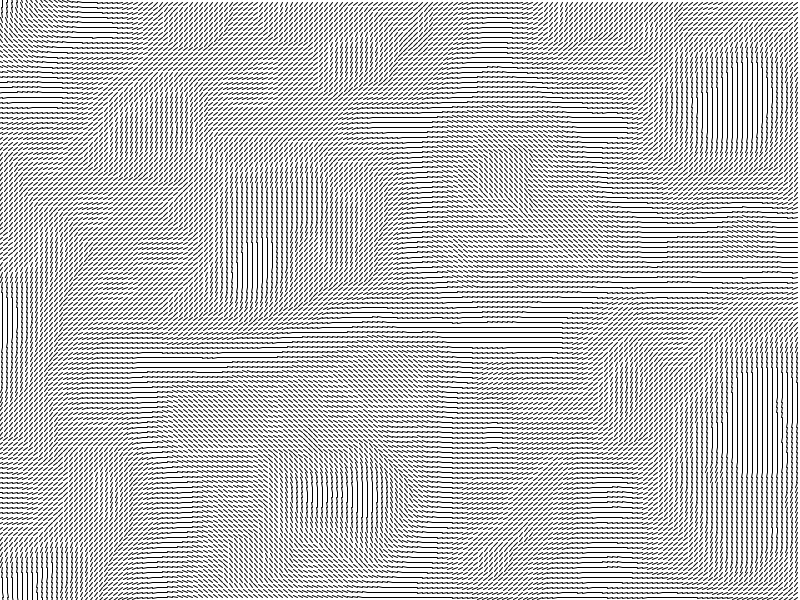
Frame 1 (no input)
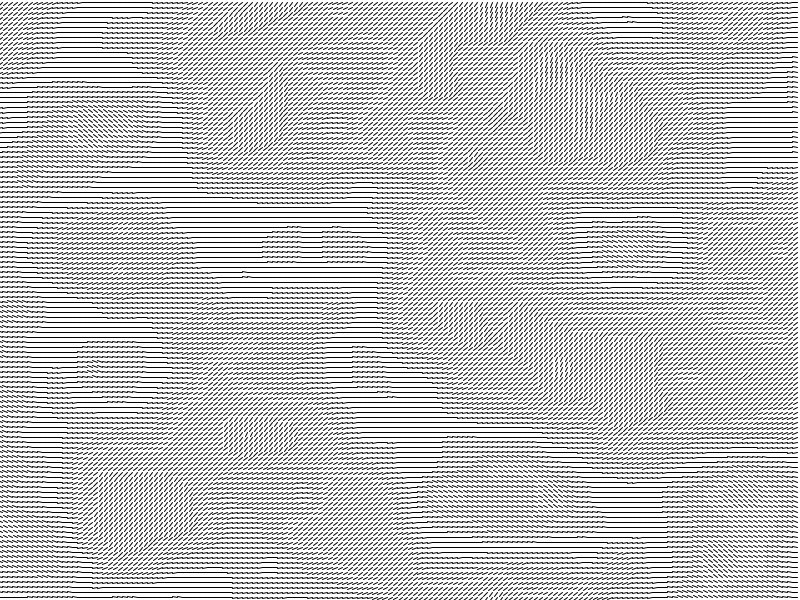
Frame 60 (the mouse pressed at the canvas centre just before this capture)
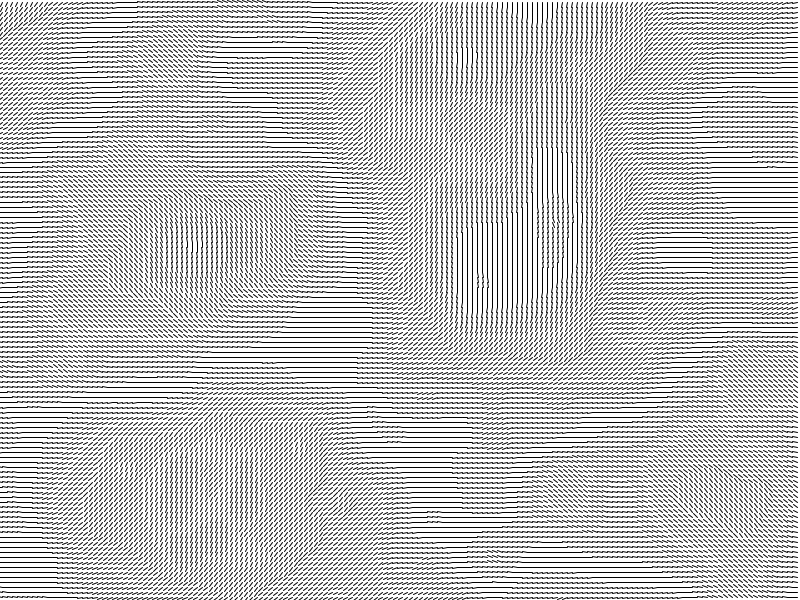
Frame 120 (the mouse held since frame 60 and released just before this capture)

The Processing sketch that drew these frames (run headless with seeded random() and noise(); from frame 60 on, the mouse is pressed at the canvas centre):

// Processing sketch: FlowField
// ── FlowField.pde
PVector[][] vectorField; //<>//
int fieldWidth;
int fieldHeight;
float vectorLen = 5;

float zOff = 0;
float increment = 0.02;

void setup() {
  size(800, 600);

  int seed = int(random(0, MAX_INT));
  println("Seed: ", seed);
  noiseSeed(seed);

  initVectorField();
  updateVectorField();

  stroke(0);
  strokeWeight(1);
}  

void draw() {
  increment = 0.020;
  
  background(255);
  translate(vectorLen / 2, vectorLen / 2);

  drawVectorField();
  updateVectorField();
  
  println(frameRate);
}

void initVectorField() {
  fieldWidth = int(width / vectorLen);
  fieldHeight = int(height / vectorLen);
  
  vectorField = new PVector[fieldHeight][fieldWidth];

  for (int y = 0; y < vectorField.length; y++) {
    for (int x = 0; x < vectorField[y].length; x++) {
      vectorField[y][x] = new PVector(1, 0);
    }
  }
}

void updateVectorField() {
  float xOff = 0;
  float yOff;
  for (int y = 0; y < vectorField.length; y++) {
    xOff += increment;
    yOff = 0;
    for (int x = 0; x < vectorField[y].length; x++) {
      yOff += increment;
      vectorField[y][x].setHeading(noise(xOff, yOff, zOff) * TWO_PI);
    }
  }

  zOff += 0.01;
}

void drawVectorField() {
  for (int y = 0; y < vectorField.length; y++) {
    for (int x = 0; x < vectorField[y].length; x++) {

      float fromX = x * (width / fieldWidth);
      float fromY = y * (height / fieldHeight);

      float toX = fromX + cos(vectorField[y][x].heading()) * vectorLen;
      float toY = fromY + sin(vectorField[y][x].heading()) * vectorLen;
      
      line(fromX, fromY, toX, toY);
    }
  }
}
